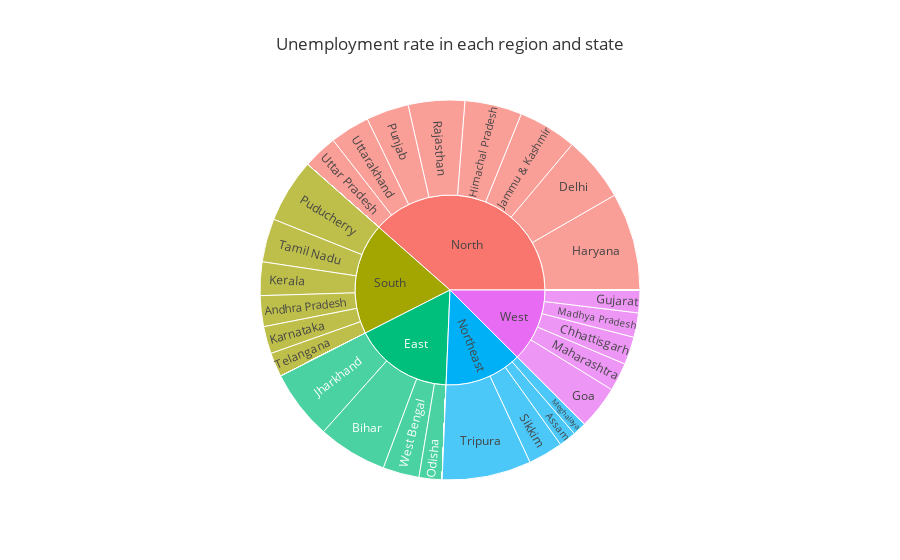

Notebook code cell kept with this figure:
### Markdown cell above
We see that during the month of April, the states Puducherry, Tamil Nadu, Jharkhand, Bihar, Tripura, Haryana of India saw the major unemplyment hike.

### Code cell
# Sunburst chart showing unemployment rate in each region and state

unemplo_df = df[['States', 'Region', 'Estimated Unemployment Rate', 'Estimated Employed', 'Estimated Labour Participation Rate']]
unemplo = unemplo_df.groupby(['Region', 'States'])['Estimated Unemployment Rate'].mean().reset_index()
fig = px.sunburst(unemplo, path=['Region', 'States'], values='Estimated Unemployment Rate',
                  color_continuous_scale='Plasma', title='Unemployment rate in each region and state',
                  height=650, template='ggplot2')
fig.show()

### Figure 1 — Plotly figure (JSON) as saved in the notebook; plotly's stock layout.template omitted (floating-point values rounded to 4 significant figures; data arrays with more than 128 entries replaced by an {"elided": "..."} marker saying what was removed)
{"data": [{"branchvalues": "total", "domain": {"x": [0, 1], "y": [0, 1]}, "hovertemplate": "labels=%{label}<br>Estimated Unemployment Rate=%{value}<br>parent=%{parent}<br>id=%{id}<extra></extra>", "ids": {"elided": "140 str values"}, "labels": {"elided": "140 str values"}, "name": "", "parents": {"elided": "140 str values"}, "type": "sunburst", "values": {"elided": "140 float values"}}], "layout": {"autosize": true, "legend": {"tracegroupgap": 0}, "title": {"text": "Unemployment rate in each region and state"}}}
